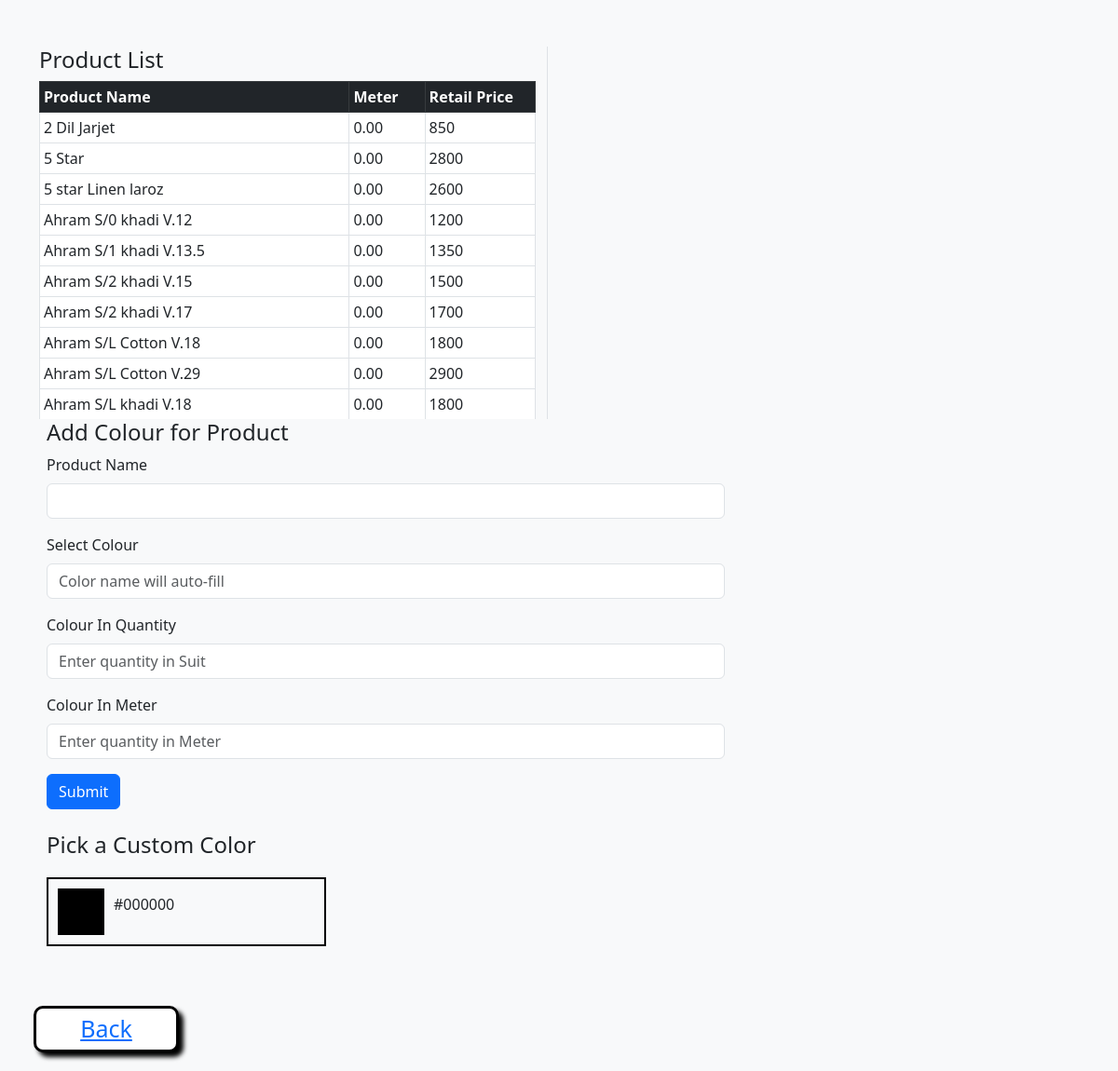
Page /Product_Colour.php on the committed database.
### tables this page shows
CREATE TABLE `add_stock` (
  `stock_id` int(11) NOT NULL,
  `Product_Name_Male` varchar(255) DEFAULT NULL,
  `Box` varchar(10) DEFAULT NULL,
  `Meter` double(10,2) DEFAULT NULL,
  `Retail_Price` float DEFAULT NULL,
  `Purchase_Price` float DEFAULT NULL,
  `Quantity` int(11) DEFAULT NULL,
  `Gender` varchar(100) DEFAULT NULL,
  `Warehouse_ID` varchar(11) DEFAULT NULL,
  `Place` varchar(255) DEFAULT NULL,
  `Season` varchar(50) DEFAULT NULL,
  `Brand` varchar(255) DEFAULT NULL,
  `Out_of_stock` tinyint(1) DEFAULT NULL,
  `Size` varchar(50) DEFAULT NULL,
  `Category` varchar(255) DEFAULT NULL,
  `Damage_Piece` int(11) DEFAULT NULL,
  `Description` text DEFAULT NULL,
  `supplier_id` int(11) DEFAULT NULL
);

### Product_Colour.php (the view, shortened to what this page needs)
<!DOCTYPE html>
<html lang="en">
<head>
    <link href="https://cdn.jsdelivr.net/npm/bootstrap@5.3.0/dist/css/bootstrap.min.css" rel="stylesheet">
</head>
<body>
    <div class="container">
        <div class="row">
            <div class="row">
    <div class="col-md-6 product-list">
        <h4>Product List</h4>
        <table class="table table-bordered table-hover table-sm" style="width: 100%;">
            <thead class="table-dark">
                <tr>
                    <th>Product Name</th>
                    <th>Meter</th>
                    <th>Retail Price</th>
                </tr>
            </thead>
            <tbody>
                <?php
                $servername = "localhost";
                $username = "username";
                $password = "password";
                $dbname = "waqas_cloth_house";
                $conn = new mysqli($servername, $username, $password, $dbname);
                $sql = "SELECT Product_Name_Male, Meter, Retail_Price FROM add_stock ORDER BY Product_Name_Male ASC";
                $result = $conn->query($sql);
                if ($result->num_rows > 0) {
                    while ($row = $result->fetch_assoc()) {
                        echo "<tr class='product-item' onclick=\"selectProduct('" . htmlspecialchars($row['Product_Name_Male']) . "', '" . htmlspecialchars($row['Meter']) . "', '" . htmlspecialchars($row['Retail_Price']) . "')\">";
                        echo "<td>" . htmlspecialchars($row["Product_Name_Male"]) . "</td>";
                        echo "<td>" . htmlspecialchars($row["Meter"]) . "</td>";
                        echo "<td>" . htmlspecialchars($row["Retail_Price"]) . "</td>";
                        echo "</tr>";
                    }
                } else {
                    echo "<tr><td colspan='3'>No products found</td></tr>";
                }
                ?>
            </tbody>
        </table>
    </div>
</div>
            <div class="col-md-8 form-section">
                <h4>Add Colour for Product</h4>
                <form id="productColourForm" method="POST" action="">
                    <div class="mb-3">
                        <label for="productName" class="form-label">Product Name</label>
                        <input type="text" class="form-control" id="productName" name="product_name" required>
                    </div>
                    <div class="mb-3">
                        <label for="colourName" class="form-label">Select Colour</label>
                        <input type="text" class="form-control" id="colourName" name="colour_name" required placeholder="Color name will auto-fill">
                    </div>
                    <div class="mb-3">
                        <label for="colourQuantity" class="form-label">Colour In Quantity</label>
                        <input type="number" class="form-control" id="colourQuantity" name="colour_quantity" placeholder="Enter quantity in Suit">
                    </div>
                    <div class="mb-3">
                        <label for="colourMeter" class="form-label">Colour In Meter</label>
                        <input type="number" class="form-control" id="colourMeter" name="colour_meter" placeholder="Enter quantity in Meter" step="0.01">
                    </div>
                    <button type="submit" class="btn btn-primary" id="submitButton">Submit</button>
                </form>
                <h4 class="mt-4">Pick a Custom Color</h4>
                <div class="color-display">
                    <div id="colorBox" class="color-box" style="background-color: #000000;"></div>
                    <p id="colorNameDisplay">#000000</p>
                </div>
            </div>
        </div>
    </div>
    <div id="part3">
              <button id="back"><a href="admin_dashboard.html">Back</a></button>
    </div>
</body>
</html>

### Product_Colour.php (style rules this page uses)
.color-display { display: flex; align-items: center; margin-top: 20px; border: 2px solid #000; padding: 10px; width: 300px; }
.color-box { width: 50px; height: 50px; margin-right: 10px; }
body { background-color: #f8f9fa; }
.container { margin-top: 50px; }
.product-list { max-height: 400px; overflow-y: auto; border-right: 1px solid #dee2e6; }
.product-item { padding: 10px; cursor: pointer; }
.form-section { padding-left: 20px; }
#part3 { margin-top: 44px; width: 100%; float: left; height: 70px; }
#part3 #back { width: 13%; height: 50px; color: black; background-color: white; margin-left: 3%; border: 3px solid black; border-radius: 10px; box-shadow: 5px 5px 5px black; font-size: 25px; }

### rows in the picture
add_stock: Product_Name_Male "2 Dil Jarjet", Meter "0.00", Retail_Price "850"
add_stock: Product_Name_Male "5 Star", Meter "0.00", Retail_Price "2800"
add_stock: Product_Name_Male "5 star Linen laroz", Meter "0.00", Retail_Price "2600"
add_stock: Product_Name_Male "Ahram S/0 khadi V.12", Meter "0.00", Retail_Price "1200"
add_stock: Product_Name_Male "Ahram S/1 khadi V.13.5", Meter "0.00", Retail_Price "1350"
add_stock: Product_Name_Male "Ahram S/2 khadi V.15", Meter "0.00", Retail_Price "1500"
add_stock: Product_Name_Male "Ahram S/2 khadi V.17", Meter "0.00", Retail_Price "1700"
add_stock: Product_Name_Male "Ahram S/L Cotton V.18", Meter "0.00", Retail_Price "1800"
add_stock: Product_Name_Male "Ahram S/L Cotton V.29", Meter "0.00", Retail_Price "2900"
add_stock: Product_Name_Male "Ahram S/L khadi V.18", Meter "0.00", Retail_Price "1800"
